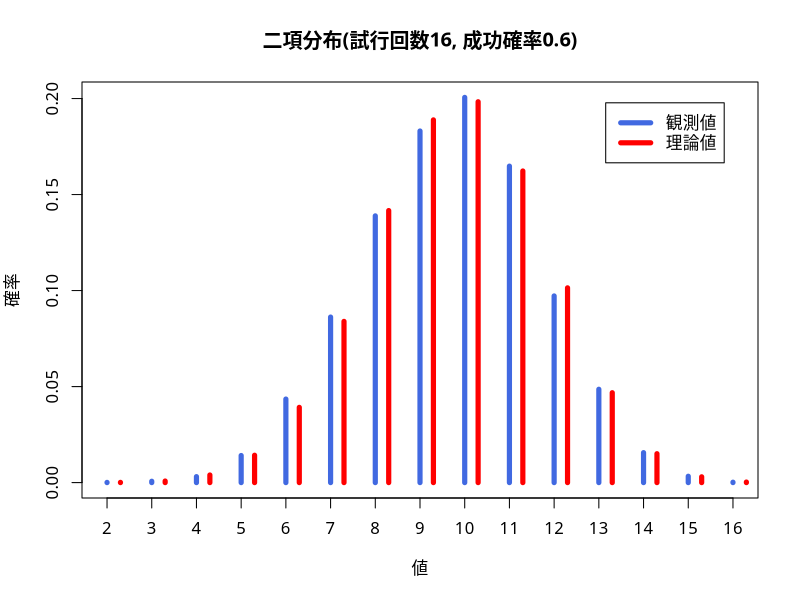
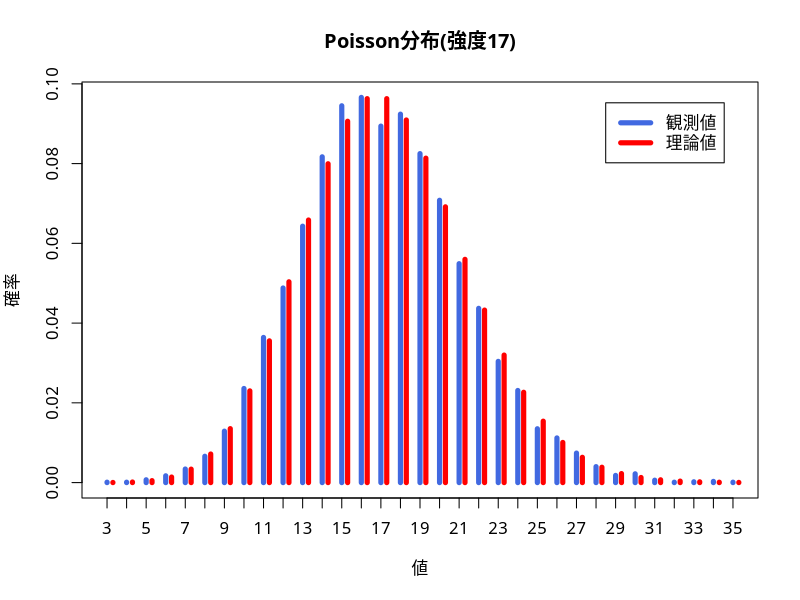
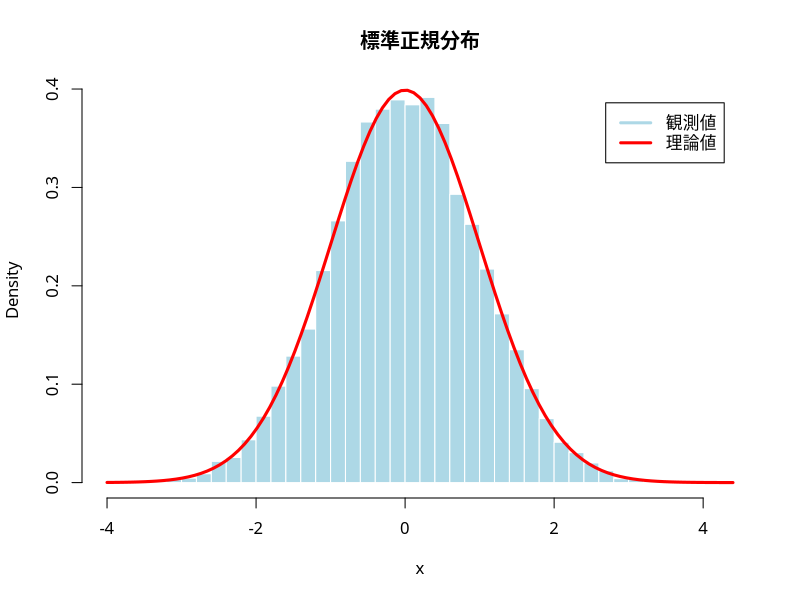
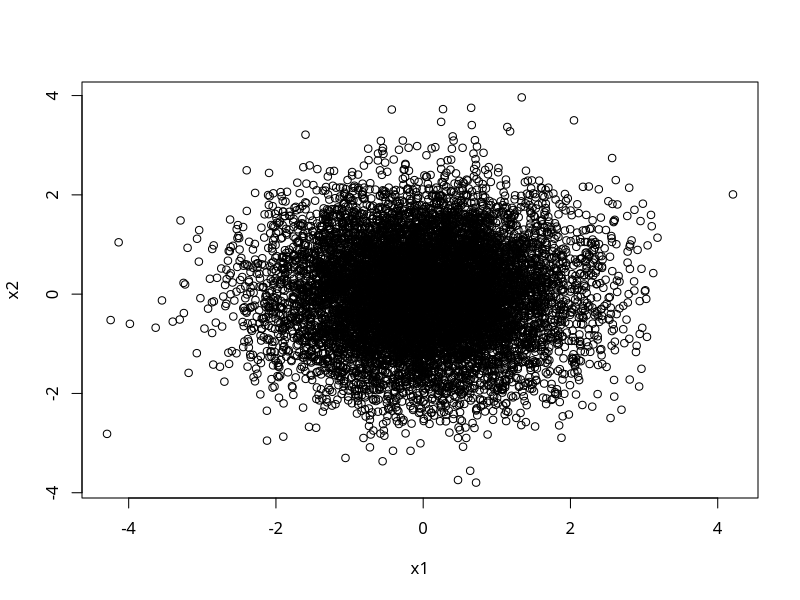
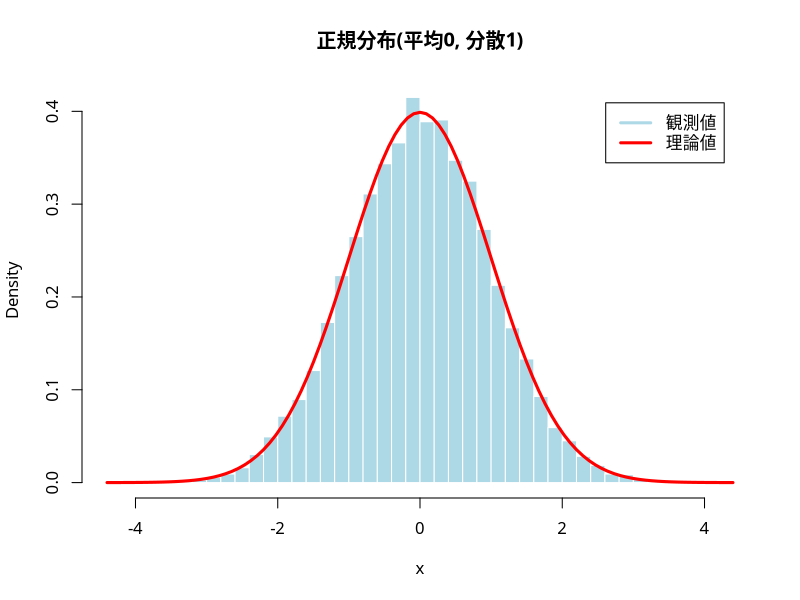
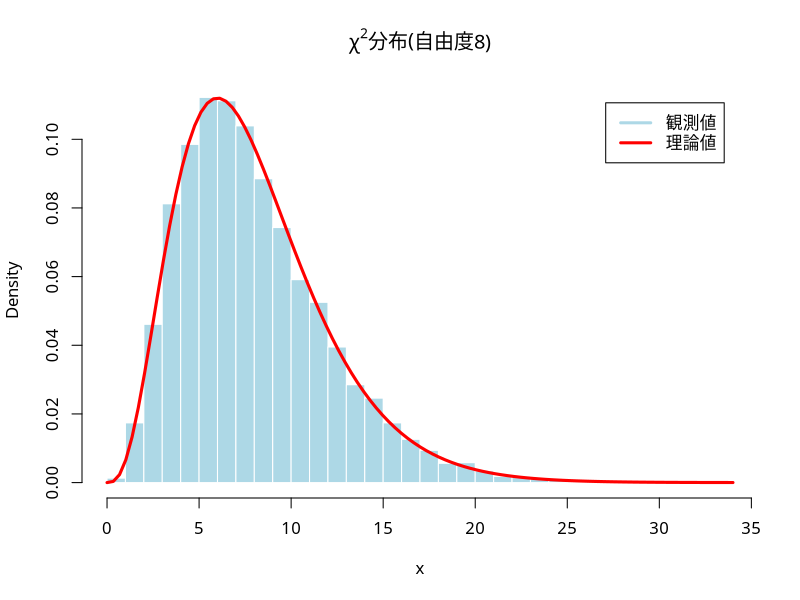
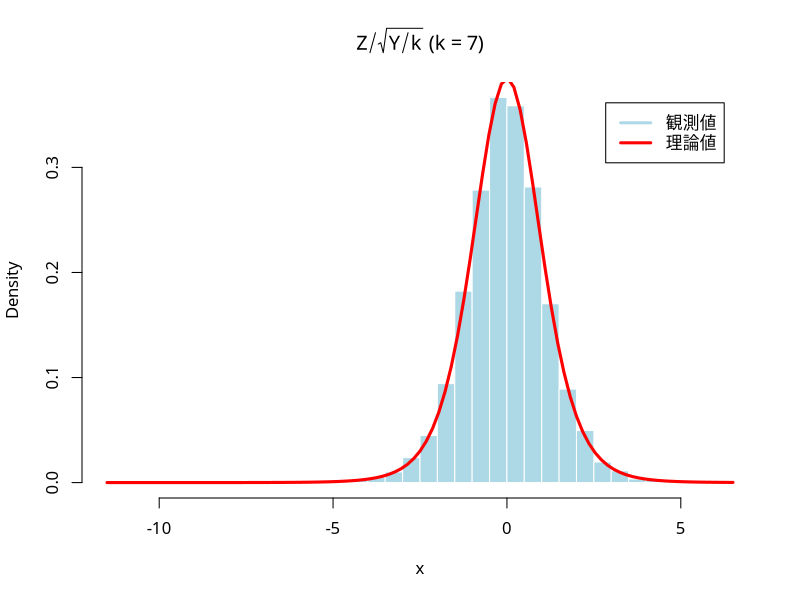
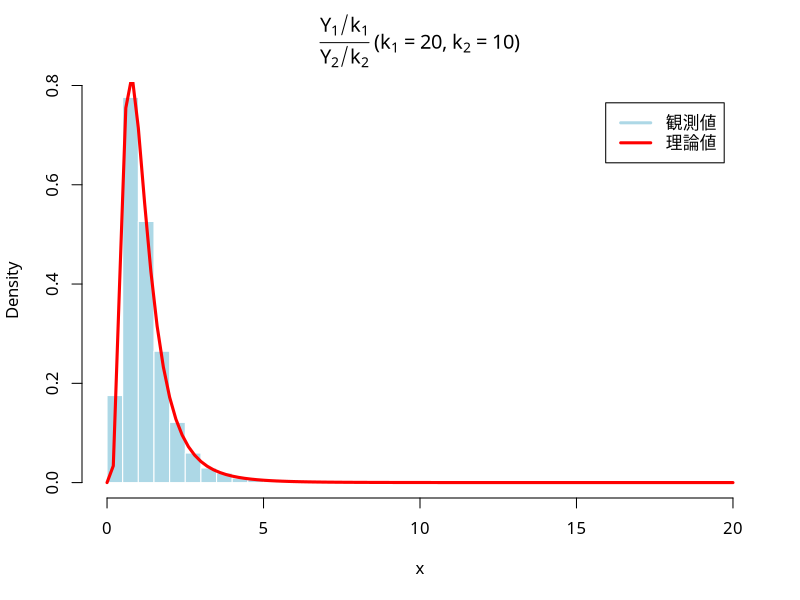

Reproduce these figures in R, in order.
### 第7回 演習問題解答例

### 離散一様分布に従う乱数

a <- 1:6 # サンプリング対象の集合をベクトルとして定義
sample(a, size=20, replace=TRUE) # 離散一様分布(20個)

### 二項分布に従う乱数

rbinom(10, size=1, prob=0.2) # Bernoulli分布(10個)
rbinom(20, size=5, prob=0.6) # 二項分布(20個)

### 練習1
### 二項分布
mc <- 10000 # 実験回数を指定
m <- 16 
p <- 0.6
myRandom <- function(){ # Bernolli分布をm個生成して合計
  sum(rbinom(m, size=1, prob=p))}
myData <- replicate(mc, myRandom())
myTable <- table(myData)/mc # 出現確率ごとの表(度数分布表)を作成
par(family="HiraginoSans-W4") # 日本語フォントの指定
plot(myTable, type="h", lwd=5, col="royalblue",
     xlab="値", ylab="確率",
     main=paste0("二項分布(試行回数", m, ", 成功確率", p, ")"))
myRange <- min(myData):max(myData) # 範囲を取得
lines(myRange + 0.3, dbinom(myRange, size=m, prob=p),
      type="h", col="red", lwd=5) # 理論上の出現確率
legend("topright", inset=0.05, legend=c("観測値", "理論値"), 
       col=c("royalblue", "red"), lwd=5) # 凡例を作成

### Poisson分布に従う乱数

rpois(15, lambda=1) # 強度1のPoisson分布(15個)
rpois(15, lambda=10) # 強度10のPoisson分布(15個)

### 練習2
### Poisson分布
mc <- 10000 
lambda1 <- 5
lambda2 <- 12
myRandom <- function(){ # 2つのPoisson分布の和
  rpois(1, lambda=lambda1)+rpois(1, lambda=lambda2)}
myData <- replicate(mc, myRandom())
myTable <- table(myData)/mc 
par(family="HiraginoSans-W4") # 日本語フォントの指定
plot(myTable, type="h", lwd=5, col="royalblue",
	      xlab="値", ylab="確率",
     main=paste0("Poisson分布(強度", lambda1+lambda2, ")"))
myRange <- min(myData):max(myData) 
lines(myRange + 0.3,
      dpois(myRange, lambda=lambda1+lambda2), 
      type="h", col="red", lwd=5) # 理論上の出現確率
legend("topright", inset=0.05, legend=c("観測値", "理論値"), 
       col=c("royalblue", "red"), lwd=5)

### 幾何分布に従う乱数

rgeom(15, prob=0.1) # 成功確率0.1の幾何分布(15個)

### 一様分布に従う乱数

runif(8) # 区間(0,1)上の一様乱数(8個)
runif(8,min=-1,max=1) # 区間(-1,1)上の一様乱数(8個)

### 正規分布に従う乱数

rnorm(8) # 標準正規乱数(8個)
rnorm(8,mean=1,sd=2) # 平均1分散4=2^2の正規乱数

### 練習3
### 正規分布
mc <- 10000 # 実験回数を指定
myRandom <- function(){ # 一方の分布を確認する
  u1 <- runif(1)
  u2 <- runif(1)
  return(sqrt(-2*log(u1))*cos(2*pi*u2))}
myData <- replicate(mc, myRandom()) # Monte-Carlo実験
par(family="HiraginoSans-W4") # 日本語フォントの指定
hist(myData, freq=FALSE, breaks=40,
     col="lightblue", border="white", 
     xlab="x", main=paste0("標準正規分布")) # ヒストグラム(密度表示)
curve(dnorm(x, mean=0, sd=1), add=TRUE, 
      col="red", lwd=3) # 理論上の確率密度関数
legend("topright", inset=0.05, legend=c("観測値", "理論値"), 
       col=c("lightblue", "red"), lwd=3) # 凡例を作成
## Box-Muller法で作られる2つの確率変数の関係を調べる
boxmuller <- function(){
  u1 <- runif(1)
  u2 <- runif(1)
  x1 <- sqrt(-2*log(u1))*cos(2*pi*u2)
  x2 <- sqrt(-2*log(u1))*sin(2*pi*u2)
  return(c(x1,x2))
}
x <- replicate(mc, boxmuller()) # 2行xmc列の行列が得られる
par(family="HiraginoSans-W4") # 日本語フォントの指定
plot(x[1,],x[2,],xlab="x1",ylab="x2") # 散布図を描く
## 以下では同じ分布なのでx1,x2はまとめて計算
mu <- round(mean(x),2)
sigma <- round(sd(x),2)
hist(x, freq=FALSE, breaks=40, col="lightblue", border="white",

     main=paste0("正規分布(平均", mu, ", 分散", sigma^2, ")")) # ヒストグラム(密度表示)
curve(dnorm(x, mean=mu, sd=sigma), add=TRUE, 
      col="red", lwd=3) # 理論上の確率密度関数
legend("topright", inset=0.05, legend=c("観測値", "理論値"), 
       col=c("lightblue", "red"), lwd=3) # 凡例を作成

### ガンマ分布に従う乱数

rgamma(8, shape=3, rate=1) # ガンマ分布(8個)
rgamma(8, shape=1, rate=3) # 異なるパラメタのガンマ分布(8個)

### 指数分布に従う乱数

rexp(8) # レート1の指数分布(8個)
rexp(8, rate=0.5) # レート0.5の指数分布(8個)

### カイ二乗分布に従う乱数

rchisq(8, df=1) # 自由度1のカイ二乗分布(8個)
rchisq(8, df=4) # 自由度4のカイ二乗分布(8個)

### 練習4
### カイ二乗分布
mc <- 10000 # 実験回数を指定
k <- 8 # 自由度を設定
myRandom <- function(){ 
  sum(rnorm(k)^2)} # k個の標準正規乱数の二乗和
myData <- replicate(mc, myRandom()) # Monte-Carlo実験
par(family="HiraginoSans-W4") # 日本語フォントの指定
hist(myData, freq=FALSE, breaks=25,
     col="lightblue", border="white", 
     xlab="x", main=bquote(paste(chi^2,"分布(自由度",.(k),")"))) 
curve(dchisq(x, k), # 理論曲線(確率密度)
      add=TRUE, col="red", lwd=3) 
legend("topright", inset=0.05, legend=c("観測値", "理論値"), 
       col=c("lightblue", "red"), lwd=3)

### t分布に従う乱数

rt(8, df=1) # 自由度1のt分布(8個)
rt(8, df=4) # 自由度4のt分布(8個)

### 練習5
### t分布
mc <- 10000 # 実験回数を指定
k <- 7
myRandom <- function(){ 
  y <- rchisq(1, df=k) # 自由度kのカイ2乗分布
  # y <- sum(rnorm(k)^2) # 正規乱数を用いてもよい
  z <- rnorm(1) # 標準正規乱数
  return(z/sqrt(y/k))}
myData <- replicate(mc, myRandom()) # Monte-Carlo実験
par(family="HiraginoSans-W4") # 日本語フォントの指定
hist(myData, freq=FALSE, breaks=40,
     col="lightblue", border="white",  
     xlab="x", main=bquote(paste(Z/sqrt(Y/k)," (",k==.(k),")")))
curve(dt(x, df=k), # 確率密度関数(理論)
      add=TRUE, col="red", lwd=3) 
legend("topright", inset=0.05, legend=c("観測値", "理論値"), 
       col=c("lightblue", "red"), lwd=3)

### F分布に従う乱数

rf(10, df1=4, df2=7) # 自由度4,7のF分布(10個)
rf(10, df1=7, df2=12) # 自由度7,12のF分布(10個)

### 練習6
### F分布
mc <- 10000 # 実験回数を指定
k1 <- 20
k2 <- 10
myRandom <- function(){ 
  y1 <- rchisq(1, df=k1) # 自由度20のカイ二乗分布
  y2 <- rchisq(1, df=k2) # 自由度10のカイ二乗分布
  ## y1 <- sum(rnorm(k1)^2) # 正規乱数を用いてもよい
  ## y2 <- sum(rnorm(k2)^2) 
  return((y1/k1)/(y2/k2))}
myData <- replicate(mc, myRandom()) # Monte-Carlo実験
par(family="HiraginoSans-W4") # 日本語フォントの指定
hist(myData, freq=FALSE, breaks=40,
     col="lightblue", border="white",
     xlab="x",
     main=bquote(paste(frac(Y[1]/k[1],Y[2]/k[2]),
		       " (",k[1]==.(k1),
		       ", ",k[2]==.(k2),")"))) 
curve(df(x, df1=k1, df2=k2), # 確率密度関数(理論)
      add=TRUE, col="red", lwd=3) 
legend("topright", inset=0.05, legend=c("観測値", "理論値"), 
       col=c("lightblue", "red"), lwd=3)
